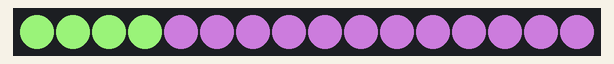
Simulated run of this sketch. Board: Arduino Uno, built with avr-gcc and run on an emulated ATmega328P. Shown: 16 RGB LEDs in strip order, left to right. Dim RGB values are drawn brighter than linear; random numbers use the default seed unless the sketch sets one.

Above: at 1.01 s.
At 6.01 s:
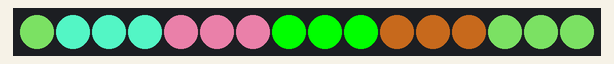
At 13.19 s:
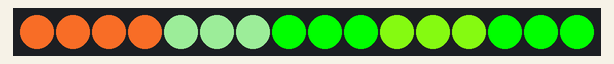
At 18.63 s:
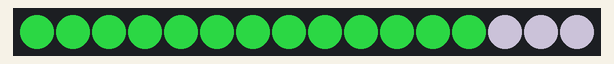
At 28.35 s:
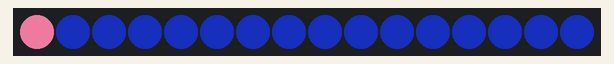
At 34.16 s:
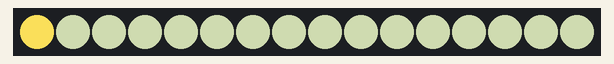

The sketch:

star.ino
```cpp
#include <Adafruit_NeoPixel.h>
#define PIN 12 // номер порта к которому подключен модуль
#define count_led 16 // количество светодиодов

Adafruit_NeoPixel pixels = Adafruit_NeoPixel(count_led, PIN, NEO_GRB + NEO_KHZ800); //first number change does distance between colors

long color = 0;
int delay_def = 100;

void setup() {
  pixels.begin();
  pixels.show(); // Устанавливаем все светодиоды в состояние "Выключено"
}

long rand_color() {
  int red_only = random(0, 2);
  int green_only = random(0, 2);
  int blue_only = random(0, 2);
  if (red_only && green_only || red_only && blue_only || green_only && blue_only) {
    red_only = 0;
    green_only = 0;
    blue_only = 0;
  }
  return pixels.Color(
    random(red_only * 255, 256) * (1 - green_only) * (1 - blue_only),
    random(green_only * 255, 256) * (1 - red_only) * (1 - blue_only),
    random(blue_only * 255, 256) * (1 - red_only) * (1 - green_only));
}

void center2edge(long color, int delay_time, int delay_vert, bool rnd_color) {
  if (rnd_color) {
    color = rand_color();
  }
  pixels.setPixelColor(0, color);
  pixels.show();
  delay(delay_time);

  for(int i = 0; i < 3; i += 1) {
    if (rnd_color) {
      color = rand_color();
    }
    for (int k = 0; k < 5; k += 1) {
      pixels.setPixelColor(1 + k * 3 + 2 - i, color);
      if (delay_vert) {
        pixels.show();
        delay(delay_vert);
      }
    }
    if (!delay_vert) {
      pixels.show();
    }
    delay(delay_time);
  }
}

void edge2center(long color, int delay_time, int delay_vert, bool rnd_color) {
  for(int i = 0; i < 3; i += 1) {
    if (rnd_color) {
      color = rand_color();
    }
    for (int k = 0; k < 5; k += 1) {
      pixels.setPixelColor(1 + k * 3 + i, color);
      if (delay_vert) {
        pixels.show();
        delay(delay_vert);
      }
    }
    if (!delay_vert) {
      pixels.show();
    }
    delay(delay_time);
  }

  if (rnd_color) {
    color = rand_color();
  }
  pixels.setPixelColor(0, color);
  pixels.show();
  delay(delay_time);
}

void vertcenter2edge(long color, int delay_time, int delay_vert, bool rnd_color) {
  for (int k = 0; k < 5; k += 1) {
    if (rnd_color) {
      color = rand_color();
    }
    pixels.setPixelColor(0, color);
    if (delay_vert) {
      pixels.show();
      delay(delay_vert);
    }

    for(int i = 0; i < 3; i += 1) {
      pixels.setPixelColor(1 + k * 3 + 2 - i, color);
      if (delay_vert) {
        pixels.show();
        delay(delay_vert);
      }
    }
    if (!delay_vert) {
      pixels.show();
    }

    delay(delay_time);
  }
}

void vertedge2center(long color, int delay_time, int delay_vert, bool rnd_color) {
  for (int k = 0; k < 5; k += 1) {
    if (rnd_color) {
      color = rand_color();
    }
    for(int i = 0; i < 3; i += 1) {
      pixels.setPixelColor(1 + k * 3 + i, color);
      if (delay_vert) {
        pixels.show();
        delay(delay_vert);
      }
    }

    pixels.setPixelColor(0, color);
    if (delay_vert) {
      pixels.show();
      delay(delay_vert);
    }
    if (!delay_vert) {
      pixels.show();
    }

    delay(delay_time);
  }
}


void fill(long color) {
  for (int i = 0; i < count_led; i += 1) {
    pixels.setPixelColor(i, color);
  }
  pixels.show();
}

void loop() {
  long color1;
  long color2;
  bool use_vertex = random(0, 2);
  bool rnd_color = random(0, 3) == 0;
  bool type = random(0,3);
  int count = random(1, 10);

  for (int i = 0; i < count; i += 1) {
    int delay_vert = random(0, 3) != 0 ? random(5, 100) : 0;
    int delay_norm = random(0, 3) != 0 ? random(5, 150) : 0;

    if (!rnd_color) {
      color1 = rand_color();
      color2 = rand_color();
    }
    if (use_vertex) {
      if (type == 0 || type == 1) {
        vertcenter2edge(color1, delay_norm, delay_vert, rnd_color);
      }
      if (type == 0 || type == 2) {
        vertedge2center(color2, delay_norm, delay_vert, rnd_color);
      }
    } else {
      if (type == 0 || type == 1) {
        center2edge(color1, delay_norm, delay_vert, rnd_color);
      }
      if (type == 0 || type == 2) {
        edge2center(color2, delay_norm, delay_vert, rnd_color);
      }
    }
  }
}
```
